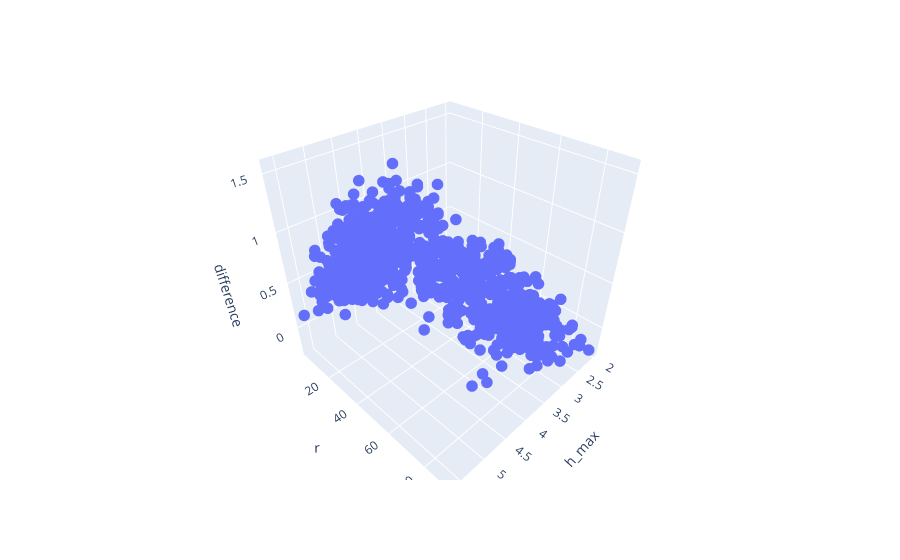

Write notebook code for a chart like this one.
### Code cell
# as a function of average h_max

fig = px.scatter_3d(df, x='h_max', y='r', z='difference')
fig.update_layout(scene=dict(aspectmode='cube'))

surface_trace = go.Surface(z=z, x=x, y=y, showscale=False, opacity=0.5, colorscale='gray')
fig.update_traces(marker={'size': 4}) 

# Add the surface plot trace to the existing figure
#fig.add_trace(surface_trace)
fig.show()

### Figure 1 — Plotly figure (JSON) as saved in the notebook; plotly's stock layout.template omitted (floating-point values rounded to 4 significant figures; data arrays with more than 128 entries replaced by an {"elided": "..."} marker saying what was removed)
{"data": [{"hovertemplate": "h_max=%{x}<br>r=%{y}<br>difference=%{z}<extra></extra>", "legendgroup": "", "marker": {"color": "#636efa", "size": 4, "symbol": "circle"}, "mode": "markers", "name": "", "scene": "scene", "showlegend": false, "type": "scatter3d", "x": {"elided": "1178 float values"}, "y": {"elided": "1178 int values"}, "z": {"elided": "1178 float values"}}], "layout": {"legend": {"tracegroupgap": 0}, "margin": {"t": 60}, "scene": {"aspectmode": "cube", "domain": {"x": [0, 1], "y": [0, 1]}, "xaxis": {"title": {"text": "h_max"}}, "yaxis": {"title": {"text": "r"}}, "zaxis": {"title": {"text": "difference"}}}}}
